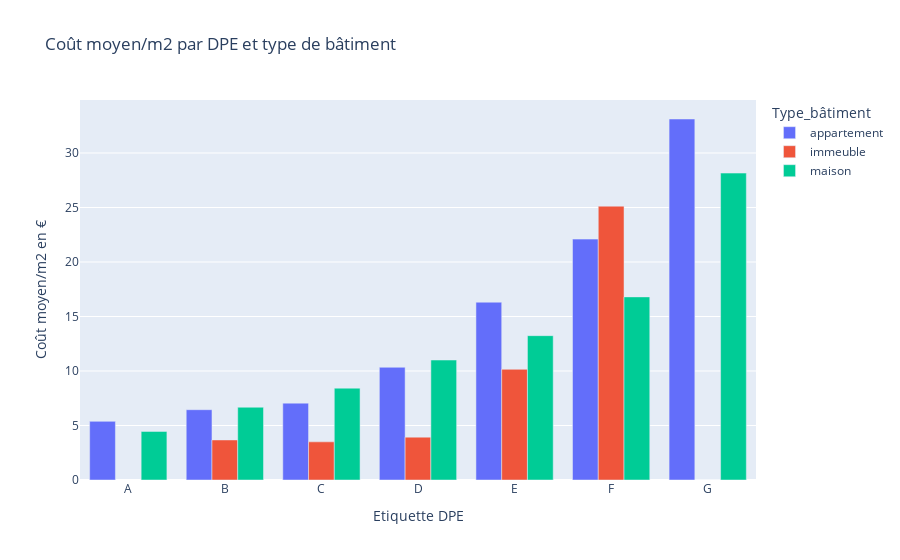

Notebook code cell kept with this figure:
### Code cell
import plotly.express as px

fig = px.bar(df_grouped_DPE, x='Etiquette_DPE', y='coût_moyen_par_m2_en_euros', color='Type_bâtiment', barmode='group',
             title='Coût moyen/m2 par DPE et type de bâtiment',
             labels={'Etiquette_DPE': 'Etiquette DPE', 'coût_moyen_par_m2_en_euros': 'Coût moyen/m2 en €'},
             category_orders={'Etiquette_DPE': ['A', 'B', 'C', 'D', 'E', 'F', 'G']},
             height=400)

fig.show()

### Figure 1 — Plotly figure (JSON) as saved in the notebook; plotly's stock layout.template omitted (floating-point values rounded to 4 significant figures)
{"data": [{"alignmentgroup": "True", "hovertemplate": "Type_bâtiment=appartement<br>Etiquette DPE=%{x}<br>Coût moyen/m2 en €=%{y}<extra></extra>", "legendgroup": "appartement", "marker": {"color": "#636efa", "pattern": {"shape": ""}}, "name": "appartement", "offsetgroup": "appartement", "orientation": "v", "showlegend": true, "textposition": "auto", "type": "bar", "x": ["A", "B", "C", "D", "E", "F", "G"], "xaxis": "x", "y": [5.381, 6.45, 7.053, 10.34, 16.31, 22.1, 33.12], "yaxis": "y"}, {"alignmentgroup": "True", "hovertemplate": "Type_bâtiment=immeuble<br>Etiquette DPE=%{x}<br>Coût moyen/m2 en €=%{y}<extra></extra>", "legendgroup": "immeuble", "marker": {"color": "#EF553B", "pattern": {"shape": ""}}, "name": "immeuble", "offsetgroup": "immeuble", "orientation": "v", "showlegend": true, "textposition": "auto", "type": "bar", "x": ["A", "B", "C", "D", "E", "F", "G"], "xaxis": "x", "y": [null, 3.673, 3.5, 3.931, 10.16, 25.12, 0], "yaxis": "y"}, {"alignmentgroup": "True", "hovertemplate": "Type_bâtiment=maison<br>Etiquette DPE=%{x}<br>Coût moyen/m2 en €=%{y}<extra></extra>", "legendgroup": "maison", "marker": {"color": "#00cc96", "pattern": {"shape": ""}}, "name": "maison", "offsetgroup": "maison", "orientation": "v", "showlegend": true, "textposition": "auto", "type": "bar", "x": ["A", "B", "C", "D", "E", "F", "G"], "xaxis": "x", "y": [4.458, 6.678, 8.427, 11.01, 13.24, 16.8, 28.16], "yaxis": "y"}], "layout": {"autosize": true, "barmode": "group", "legend": {"title": {"text": "Type_bâtiment"}, "tracegroupgap": 0}, "title": {"text": "Coût moyen/m2 par DPE et type de bâtiment"}, "xaxis": {"anchor": "y", "autorange": true, "categoryarray": ["A", "B", "C", "D", "E", "F", "G"], "categoryorder": "array", "domain": [0, 1], "range": [-0.5, 6.5], "title": {"text": "Etiquette DPE"}, "type": "category"}, "yaxis": {"anchor": "x", "autorange": true, "domain": [0, 1], "range": [0, 34.86], "title": {"text": "Coût moyen/m2 en €"}, "type": "linear"}}}
